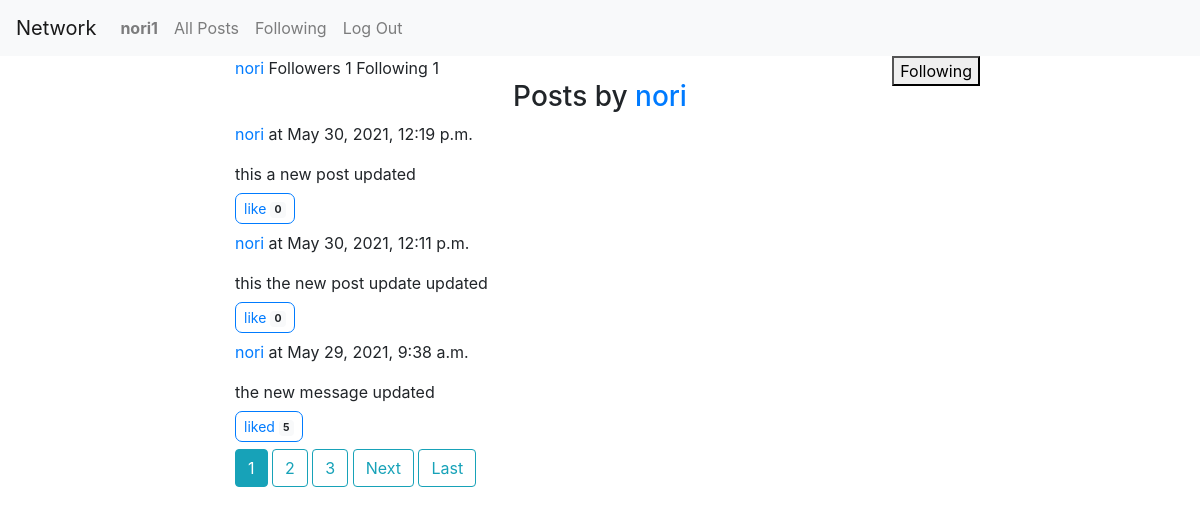
Screenshot of /profile/nori (signed in) with the database file from the repository.
### network/models.py (models this page shows, shortened)
class User(AbstractUser):
    pass

class Post(models.Model):
    content = models.TextField()
    author = models.ForeignKey(User, on_delete=models.CASCADE)
    created_at = models.DateTimeField(auto_now_add=True)
    n_likes = models.IntegerField(default=0)

### network/views.py (the view)
# urls.py: path("profile/<username>", views.profile, name="profile"),
def profile(request, username):
    userid = User.objects.filter(username=username).first().id
    posts = Post.objects.filter(author=userid).order_by('created_at').reverse()
    posts_ids = posts.values_list('id', flat=True)
    posts_likes = Post_likes.objects.filter(post_id__in=posts_ids, user_id=userid)
    paginator = Paginator(posts, 3)
    page_number = request.GET.get('page')
    page_obj = paginator.get_page(page_number)
    context = {
        "page_obj": page_obj ,
        "username": username,
        "n_followers":Follower.objects.filter(user=userid).count(),
        "n_following":Follower.objects.filter(follower_id=userid).count(),
        'posts_likes': posts_likes.values_list('post_id', flat=True),
        "is_follower": Follower.objects.filter(user=userid, follower_id=request.user.id)
    }
    return render(request, "network/profile.html", context)

### network/templates/network/profile.html (shortened to what this page needs)
{% extends "network/layout.html" %}
{% block body %}
    <div  style="text-align: left;">
        <span> <a href="{%url 'profile' username %}">{{username}}</a></span>
         <span>Followers <span> {{n_followers}} </span></span>
         <span>Following  <span>{{n_following}}</span></span>
    </div>
    {% if user.username != username  %}
        {% if is_follower %}
            <button class="follow">Following</button>
        {% else %}
            <button class="follow" >Follow</button>
        {% endif %}
    {% endif%}
    <div>
        <h3 style="text-align: center;">Posts by <span> <a href="{%url 'profile' username %}">{{username}}</a></span> </h3>
        {% for post in page_obj %}
        <div id="{{post.id}}" style="position: relative;">
            <p><a href="{% url 'profile' post.author %}">{{ post.author }}</a> at {{ post.created_at }} </p>
            <div>
                {{ post.content }}
            </div>
            {% if post.id in posts_likes %}
            <button type="button" class="btn btn-outline-primary btn-sm like">
                liked <span class="badge badge-light">{{ post.n_likes }}</span>
            </button>
            {% else %}
            <button type="button" class="btn btn-outline-primary btn-sm like">
                like <span class="badge badge-light">{{ post.n_likes }}</span>
            </button>
            {% endif %}
        </div>
        {% endfor %}
    </div>
    <div>
        {% for num in page_obj.paginator.page_range %}
            {% if page_obj.number == num %}
                <a class="btn btn-info mb-4" href="?page={{ num }}">{{ num }}</a>
            {% elif num > page_obj.number|add:'-3' and num < page_obj.number|add:'3' %}
                <a class="btn btn-outline-info mb-4" href="?page={{ num }}">{{ num }}</a>
            {%endif%}
        {% endfor%}
        {% if page_obj.has_next %}
            <a class="btn btn-outline-info mb-4" href="?page={{page_obj.next_page_number}}">Next</a>
            <a class="btn btn-outline-info mb-4" href="?page={{page_obj.paginator.page_range}}">Last</a>
        {%endif%}
    </div>
{% endblock %}

### network/templates/network/layout.html (shortened to what this page needs)
{% load static %}
<!DOCTYPE html>
<html lang="en">
    <head>
        <link rel="stylesheet" href="https://stackpath.bootstrapcdn.com/bootstrap/4.4.1/css/bootstrap.min.css">
        <link href="{% static 'network/styles.css' %}" rel="stylesheet">
    </head>
    <body>
        <nav style="color: aqua;" class="navbar navbar-expand-lg navbar-light bg-light">
            <a class="navbar-brand" href="{% url 'index' %}">Network</a>
            <div>
              <ul class="navbar-nav mr-auto">
                {% if user.is_authenticated %}
                    <li class="nav-item">
                        <a class="nav-link" href="{% url 'profile' user.username %}"><strong>{{ user.username }}</strong></a>
                    </li>
                {% endif %}
                <li class="nav-item">
                  <a class="nav-link" href="{% url 'index' %}">All Posts</a>
                </li>
                {% if user.is_authenticated %}
                    <li class="nav-item">
                        <a class="nav-link" href="{% url 'follow' %}">Following</a>
                    </li>
                    <li class="nav-item">
                        <a class="nav-link" href="{% url 'logout' %}">Log Out</a>
                    </li>
                {% endif %}
              </ul>
            </div>
          </nav>
        <div class="body">
            <div class="container">
                <div class="row">
                    <div class="col-sm-2">
                    </div>
                        <div class="col-sm-8">
                            {% block body %}
                            {% endblock %}
                        </div>
                    <div class="col-sm-2">
                    </div>
                </div>
            </div>
        </div>
    </body>
</html>

### network/static/network/styles.css (style rules this page uses)
.follow { position: absolute; top: 0; right: 0; }
.like { border-radius: .5em; margin-top: .5em; margin-bottom: .5em; }

### rows the page displays
User: username "nori1"
User: username "nori"
Post: author "nori", created_at "May 30, 2021, 12:19 p.m.", content "this a new post updated", n_likes "0"
Post: author "nori", created_at "May 30, 2021, 12:11 p.m.", content "this the new post update updated", n_likes "0"
Post: author "nori", created_at "May 29, 2021, 9:38 a.m.", content "the new message updated", n_likes "5"

### other values shown
{{ n_followers }} "1"
{{ n_following }} "1"
{{ num }} "1"
{{ num }} "2" "3"
